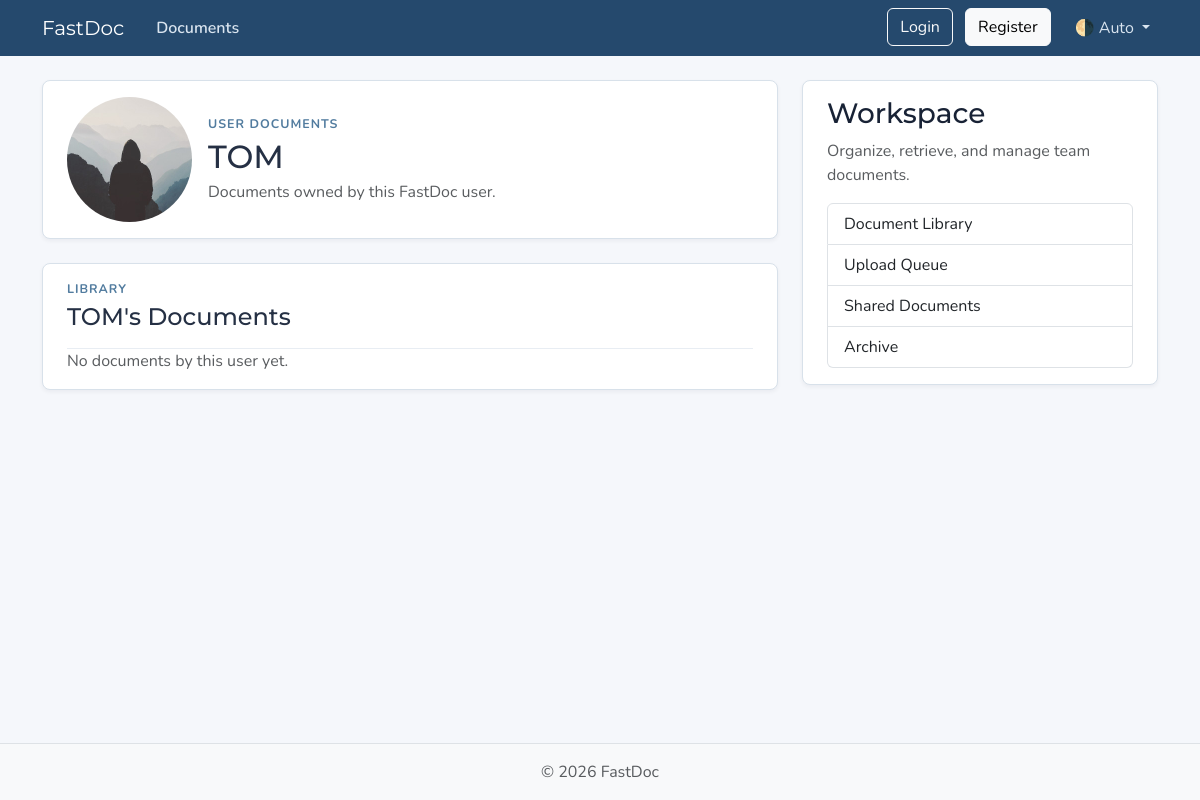
Page /users/1/documents on the earlier database version.
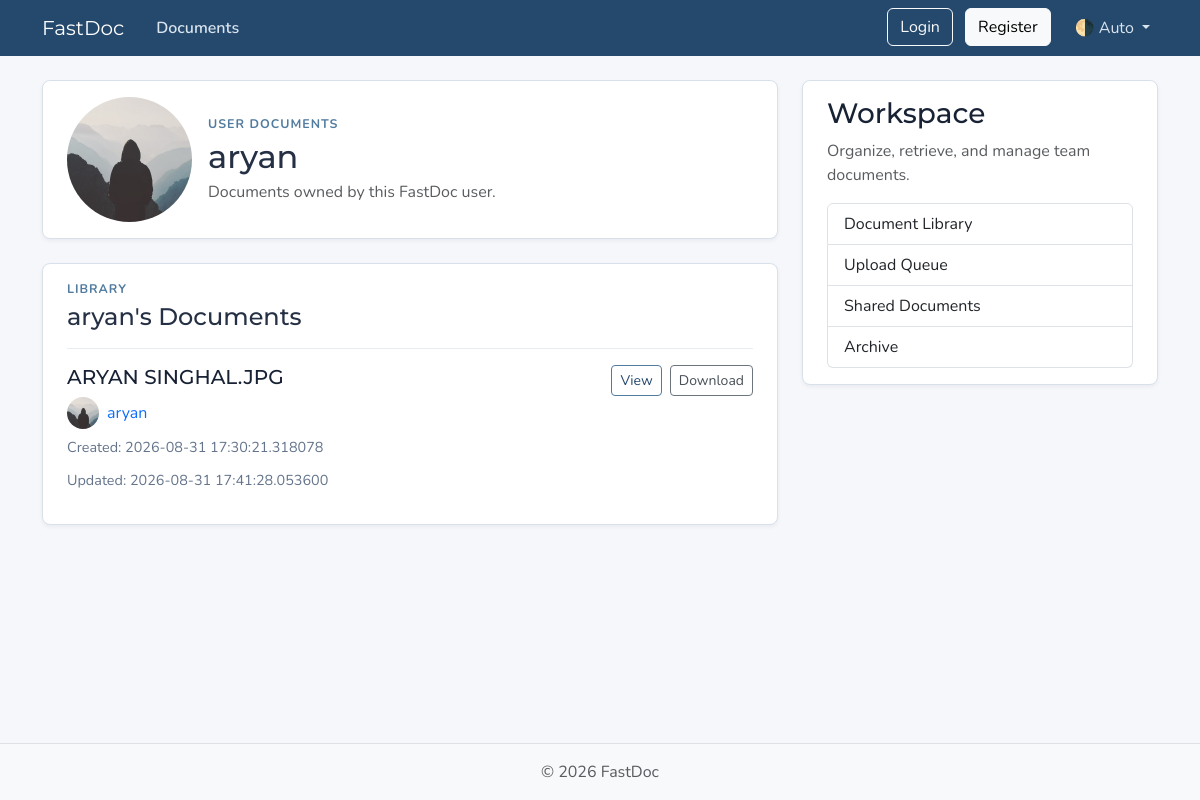
Same page on the later database version.
### models.py (models this page shows, shortened)
class User(Base):
    __tablename__ = "users"
    id: Mapped[int] = mapped_column(Integer, primary_key=True, index=True)
    username: Mapped[str] = mapped_column(String(50), unique=True, nullable=False)
    email: Mapped[str] = mapped_column(String(120), unique=True, nullable=False)
    password_hash: Mapped[str] = mapped_column(String(200), nullable=False)
    image_file: Mapped[str | None] = mapped_column(
        String(200),
        nullable=True,
        default=None,
    )
    documents: Mapped[list[Document]] = relationship(
        back_populates="owner",
        cascade="all, delete-orphan",
    )

class Document(Base):
    __tablename__ = "documents"
    id: Mapped[int] = mapped_column(Integer, primary_key=True, index=True)
    name: Mapped[str] = mapped_column(String(100), nullable=False)
    file_path: Mapped[str] = mapped_column(String(300), nullable=False)
    file_type: Mapped[str] = mapped_column(String(20), nullable=False)
    file_size: Mapped[int] = mapped_column(Integer, nullable=False)
    date_created: Mapped[datetime] = mapped_column(
        DateTime(timezone=True),
        default=lambda: datetime.now(UTC),
    )
    date_updated: Mapped[datetime] = mapped_column(
        DateTime(timezone=True),
        default=lambda: datetime.now(UTC),
        onupdate=lambda: datetime.now(UTC),
    )
    folder_id: Mapped[int | None] = mapped_column(Integer, nullable=True, default=None)
    user_id: Mapped[int] = mapped_column(
        ForeignKey("users.id"),
        nullable=False,
        index=True,
    )
    owner: Mapped[User] = relationship(back_populates="documents")

### main.py (the view)
@app.get(
    "/users/{user_id}/documents",
    include_in_schema=False,
    name="user_documents",
)
async def user_documents_page(
    request: Request,
    user_id: int,
    db: Annotated[AsyncSession, Depends(get_db)],
):
    result = await db.execute(select(models.User).where(models.User.id == user_id))
    user = result.scalars().first()
    if not user:
        raise HTTPException(
            status_code=status.HTTP_404_NOT_FOUND,
            detail="User not found",
        )
    result = await db.execute(
        select(models.Document)
        .options(selectinload(models.Document.owner))
        .where(models.Document.user_id == user_id).order_by(models.Document.date_updated.desc())
    )
    documents = result.scalars().all()
    return templates.TemplateResponse(
        request,
        "user_documents.html",
        {
            "documents": documents,
            "user": user,
            "title": f"{user.username}'s Documents",
        },
    )

### templates/user_documents.html
{% extends "layout.html" %}
{% block content %}
  <section class="content-section py-3 px-4 mb-4">
    <div class="d-flex align-items-center gap-3">
      <img class="rounded-circle account-img"
           src="{{ user.image_path }}"
           alt="{{ user.username }}'s profile picture"
           width="96"
           height="96"
           loading="lazy">
      <div>
        <p class="section-kicker mb-1">User Documents</p>
        <h1 class="h2 mb-1">{{ user.username }}</h1>
        <p class="text-body-secondary mb-0">Documents owned by this FastDoc user.</p>
      </div>
    </div>
  </section>
  <section class="content-section py-3 px-4 mb-4">
    <div class="d-flex flex-wrap align-items-center justify-content-between gap-2 mb-3">
      <div>
        <p class="section-kicker mb-1">Library</p>
        <h2 class="h4 mb-0">{{ user.username }}'s Documents</h2>
      </div>
    </div>
    <div class="document-list">
      {% for document in documents %}
        <article class="document-item py-3">
          <div class="d-flex flex-column flex-lg-row gap-3 justify-content-between">
            <div>
              <div class="d-flex flex-wrap align-items-center gap-2 mb-2">
                <h3 class="h5 mb-0">
                  <a class="document-title"
                     href="{{ url_for("doc_page", doc_id=document.id) }}">{{ document.name }}</a>
                </h3>
              </div>
              <div class="d-flex align-items-center gap-2 mb-2">
                <img class="rounded-circle document-owner-img"
                     src="{{ document.owner.image_path }}"
                     alt="{{ document.owner.username }}'s profile picture"
                     width="32"
                     height="32"
                     loading="lazy">
                <a class="document-owner-link"
                   href="{{ url_for("user_documents", user_id=document.owner.id) }}">{{ document.owner.username }}</a>
              </div>
              <div class="document-meta">
                <span>Created: {{ document.date_created }}</span>
                <span>Updated: {{ document.date_updated }}</span>
              </div>
            </div>
            <div class="document-actions d-flex flex-wrap gap-2 align-self-start">
              <a class="btn btn-outline-primary btn-sm"
                 href="{{ url_for("doc_page", doc_id=document.id) }}">View</a>
              <a class="btn btn-outline-secondary btn-sm" href="#">Download</a>
            </div>
          </div>
        </article>
      {% else %}
        <p class="text-body-secondary mb-0">No documents by this user yet.</p>
      {% endfor %}
    </div>
  </section>
{% endblock content %}

### templates/layout.html (shortened to what this page needs)
<!DOCTYPE html>
<html lang="en">
<head>
  <link href="https://cdn.jsdelivr.net/npm/bootstrap@5.3.8/dist/css/bootstrap.min.css" rel="stylesheet"
>
  <link rel="stylesheet" type="text/css" href="{{ url_for('static', path='css/main.css' ) }}">
</head>
<body class="d-flex flex-column min-vh-100">
  <header class="site-header">
    <nav class="navbar navbar-expand-md bg-steel fixed-top" data-bs-theme="dark">
      <div class="container">
        <a class="navbar-brand me-4" href="{{ url_for('home') }}">FastDoc</a>
        <div class="collapse navbar-collapse" id="navbarToggle">
          <div class="navbar-nav me-auto">
            <a class="nav-link active" aria-current="page" href="{{ url_for('home') }}">Documents</a>
          </div>
          <div class="navbar-nav">
            <div id="loggedOutNav">
              <a class="btn btn-outline-light mb-2 mb-md-0 me-md-2" href="{{ url_for('login_page') }}">
                Login
              </a>
              <a class="btn btn-light mb-2 mb-md-0 me-md-3" href="{{ url_for('register_page') }}">
                Register
              </a>
            </div>
            <div class="nav-item dropdown">
              <a class="nav-link dropdown-toggle" href="#" role="button" id="bd-theme" data-bs-toggle="dropdown"
                aria-expanded="false">
                <span id="bd-theme-text">🌗 Auto</span>
              </a>
            </div>
          </div>
        </div>
      </div>
    </nav>
  </header>
  <main role="main" class="container">
    <div class="row">
      <div class="col-md-8">
        {% block content %}
        {% endblock content %}
      </div>
      <aside class="col-md-4">
        <div class="content-section py-3 px-4 mb-4">
          <h3>Workspace</h3>
          <p class="text-body-secondary">Organize, retrieve, and manage team documents.</p>
          <ul class="list-group">
            <li class="list-group-item">Document Library</li>
            <li class="list-group-item">Upload Queue</li>
            <li class="list-group-item">Shared Documents</li>
            <li class="list-group-item">Archive</li>
          </ul>
        </div>
      </aside>
    </div>
  </main>
  <footer class="mt-auto py-3 bg-body-tertiary border-top">
    <div class="container text-center">
      <p class="text-body-secondary mb-0">
        © <span id="year"></span> FastDoc
      </p>
    </div>
  </footer>
</body>
</html>

### static/css/main.css (style rules this page uses)
:root { --font-heading: "Montserrat", system-ui, -apple-system, BlinkMacSystemFont, sans-serif; --font-body: "Nunito", system-ui, -apple-system, BlinkMacSystemFont, sans-serif; --color-bg-body: #f5f7fb; --color-bg-content: #ffffff; --color-bg-muted: #eef3f8; --color-text-primary: #253044; --color-text-heading: #182235; --color-steel: #25496d; --color-accent: #527c9f; --color-nav-link: #d9e4ef; --color-nav-link-hover: #ffffff; --color-link-hover: #2f6f9f; --color-border: #d8e1ea; --color-border-light: #e8edf3; --spacing-xl: 5rem; --account-img-size: 7.813rem; }
body { font-family: var(--font-body); background: var(--color-bg-body); color: var(--color-text-primary); }
main { padding-top: var(--spacing-xl); }
h1, h2, h3, h4, h5, h6 { font-family: var(--font-heading); color: var(--color-text-heading); }
.navbar-brand { font-family: var(--font-heading); }
a { text-decoration: none; }
.bg-steel { background-color: var(--color-steel); }
.site-header .navbar-nav .nav-link { color: var(--color-nav-link); transition: color 0.2s ease-in-out; }
.site-header .navbar-nav .nav-link.active { font-weight: 600; }
.content-section { background: var(--color-bg-content); border: 1px solid var(--color-border); border-radius: 0.5rem; box-shadow: 0 2px 4px rgba(15, 23, 42, 0.05); transition: box-shadow 0.15s ease, transform 0.15s ease, border-color 0.15s ease; }
.section-kicker { color: var(--color-accent); font-size: 0.78rem; font-weight: 700; letter-spacing: 0.08em; text-transform: uppercase; }
.document-list { border-top: 1px solid var(--color-border-light); }
.document-item { border-bottom: 1px solid var(--color-border-light); }
.document-item:last-child { border-bottom: 0; }
.document-title { color: var(--color-text-heading); transition: color 0.2s ease-in-out; }
.document-meta { color: #64748b; display: flex; flex-wrap: wrap; font-size: 0.9rem; gap: 0.75rem; }
.document-actions { min-width: max-content; }
.account-img { height: var(--account-img-size); width: var(--account-img-size); object-fit: cover; }
.btn-outline-primary { --bs-btn-color: #25496d; --bs-btn-border-color: #527c9f; --bs-btn-hover-color: #fff; --bs-btn-hover-bg: #25496d; --bs-btn-hover-border-color: #25496d; --bs-btn-active-color: #fff; --bs-btn-active-bg: #1f3d5c; --bs-btn-active-border-color: #1f3d5c; }
.btn-outline-secondary { --bs-btn-color: #495057; --bs-btn-border-color: #6c757d; --bs-btn-hover-color: #fff; --bs-btn-hover-bg: #5a6268; --bs-btn-hover-border-color: #545b62; --bs-btn-active-color: #fff; --bs-btn-active-bg: #545b62; --bs-btn-active-border-color: #4e555b; }
[data-bs-theme="dark"] { --color-bg-body: #1a1a1a; --color-bg-content: #2d2d2d; --color-text-primary: #e0e0e0; --color-text-heading: #f0f0f0; --color-border: #404040; --color-border-light: #4a4a4a; }

Differences in the rows shown:
changed User: username "TOM" → "aryan"
now on this page (row edited): Document: name "ARYAN SINGHAL.JPG", owner.username "aryan", date_created "2026-08-31 17:30:21.318078", date_updated "2026-08-31 17:41:28.053600"
Other differences:
text no longer shown: "No documents by this user yet."
